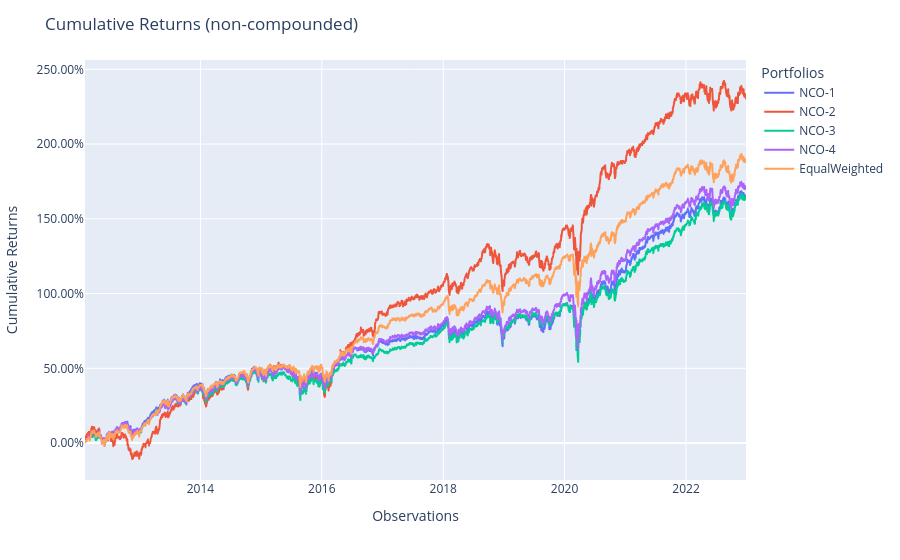

The notebook cell saved with this chart:
### Code cell
population_test = Population([])
for model in [model1, model2, model3, model4, bench]:
    population_test.append(model.predict(X_test))

population_test.plot_cumulative_returns()

### Figure 1 — Plotly figure (JSON) as saved in the notebook; plotly's stock layout.template omitted (floating-point values rounded to 4 significant figures; data arrays with more than 128 entries replaced by an {"elided": "..."} marker saying what was removed)
{"data": [{"hovertemplate": "variable=NCO-1<br>index=%{x}<br>value=%{y}<extra></extra>", "legendgroup": "NCO-1", "line": {"color": "#636efa", "dash": "solid"}, "marker": {"symbol": "circle"}, "mode": "lines", "name": "NCO-1", "showlegend": true, "type": "scattergl", "x": {"elided": "2743 str values"}, "xaxis": "x", "y": {"elided": "2743 float values"}, "yaxis": "y"}, {"hovertemplate": "variable=NCO-2<br>index=%{x}<br>value=%{y}<extra></extra>", "legendgroup": "NCO-2", "line": {"color": "#EF553B", "dash": "solid"}, "marker": {"symbol": "circle"}, "mode": "lines", "name": "NCO-2", "showlegend": true, "type": "scattergl", "x": {"elided": "2743 str values"}, "xaxis": "x", "y": {"elided": "2743 float values"}, "yaxis": "y"}, {"hovertemplate": "variable=NCO-3<br>index=%{x}<br>value=%{y}<extra></extra>", "legendgroup": "NCO-3", "line": {"color": "#00cc96", "dash": "solid"}, "marker": {"symbol": "circle"}, "mode": "lines", "name": "NCO-3", "showlegend": true, "type": "scattergl", "x": {"elided": "2743 str values"}, "xaxis": "x", "y": {"elided": "2743 float values"}, "yaxis": "y"}, {"hovertemplate": "variable=NCO-4<br>index=%{x}<br>value=%{y}<extra></extra>", "legendgroup": "NCO-4", "line": {"color": "#ab63fa", "dash": "solid"}, "marker": {"symbol": "circle"}, "mode": "lines", "name": "NCO-4", "showlegend": true, "type": "scattergl", "x": {"elided": "2743 str values"}, "xaxis": "x", "y": {"elided": "2743 float values"}, "yaxis": "y"}, {"hovertemplate": "variable=EqualWeighted<br>index=%{x}<br>value=%{y}<extra></extra>", "legendgroup": "EqualWeighted", "line": {"color": "#FFA15A", "dash": "solid"}, "marker": {"symbol": "circle"}, "mode": "lines", "name": "EqualWeighted", "showlegend": true, "type": "scattergl", "x": {"elided": "2743 str values"}, "xaxis": "x", "y": {"elided": "2743 float values"}, "yaxis": "y"}], "layout": {"legend": {"title": {"text": "Portfolios"}, "tracegroupgap": 0}, "margin": {"t": 60}, "title": {"text": "Cumulative Returns (non-compounded)"}, "xaxis": {"anchor": "y", "domain": [0, 1], "title": {"text": "Observations"}}, "yaxis": {"anchor": "x", "domain": [0, 1], "tickformat": ".2%", "title": {"text": "Cumulative Returns"}}}}
